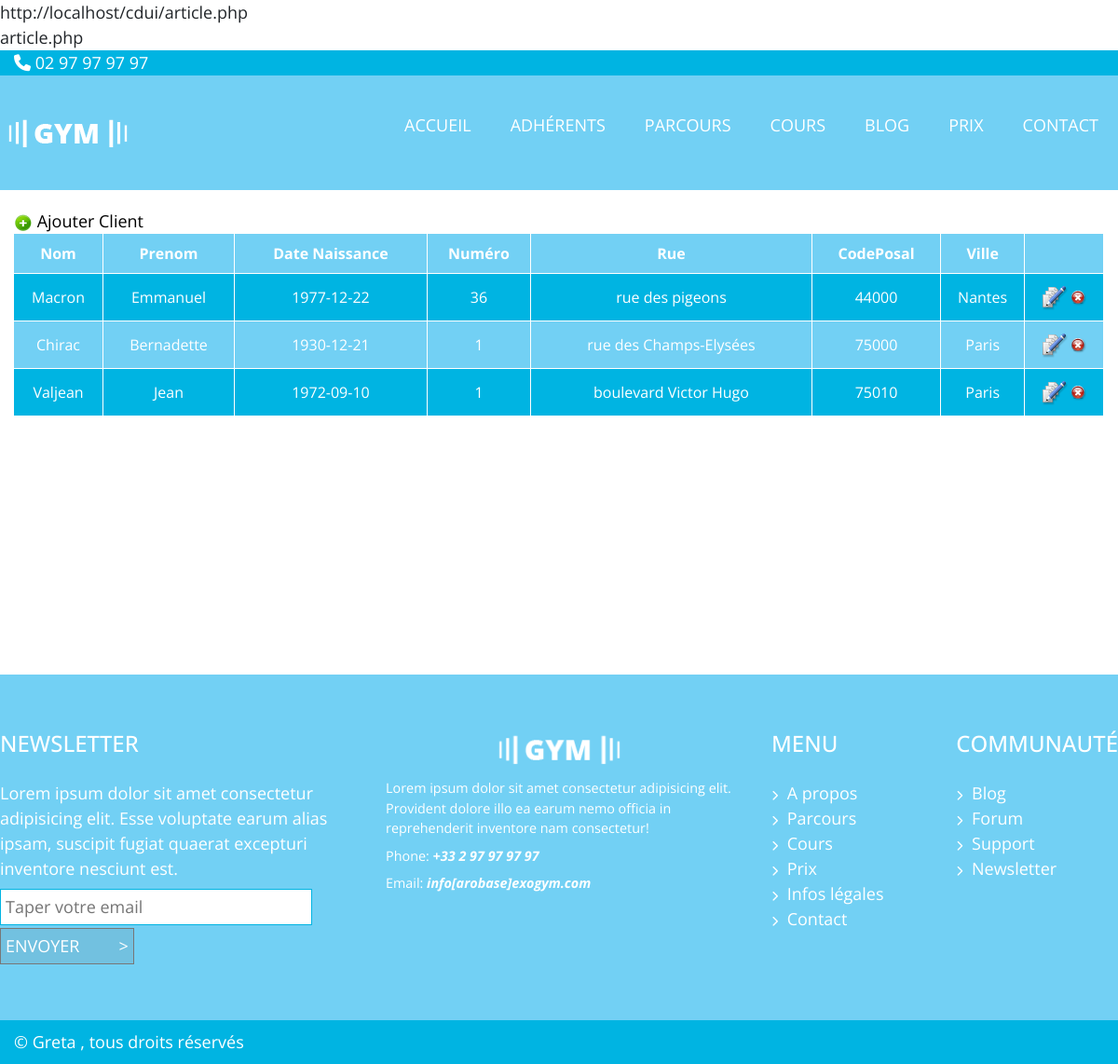
The app's page /article.php with its own data.
### tables this page shows
CREATE TABLE `adresse` (
  `id_adr` int(9) NOT NULL,
  `Numero` int(3) NOT NULL,
  `Rue` varchar(50) NOT NULL,
  `CodePostal` int(5) NOT NULL,
  `Ville` varchar(50) NOT NULL,
  `id_pers` int(9) NOT NULL
);

CREATE TABLE `personne` (
  `id_pers` int(9) NOT NULL,
  `Prenom` varchar(30) NOT NULL,
  `Nom` varchar(30) NOT NULL,
  `DateNaiss` date NOT NULL
);

### article.php (the view, shortened to what this page needs)
<?php
    require_once('header.php');
?>
    <main id="contenu" class="container">
        <section id="lesposts" style="margin:20px auto 0">
        <a href="ajoutpersonne.png"><img src="images-gym/ajouter.png"><span style="color:black">
    Ajouter Client</span> </a>
        <?php
        $resultat=$pdo->query("SELECT * FROM Personne inner join Adresse on Personne.id_pers=Adresse.id_pers");
         $enteteTab=<<<'DEBUTENTETETAB'
        <table id="planning">
        <thead>
            <tr>
                <th>Nom</th>
                <th>Prenom</th>
                <th>Date Naissance</th>
                <th>Numéro</th>
                <th>Rue</th>
                <th>CodePosal</th>
                <th>Ville</th>
                <th></th>
            </tr>
        </thead>
        <tbody class="musculation">
        DEBUTENTETETAB;
        echo $enteteTab;
            while($donnees=$resultat->fetch()){
                 echo " <tr><td> ".$donnees['Nom'] ."</td>";
                 echo "<td>" .$donnees['Prenom'] ."</td>";
                 echo "<td>" .$donnees['DateNaiss'] ."</td>";
                 echo "<td>" .$donnees['Numero'] ."</td>";
                 echo "<td>" .$donnees['Rue'] ."</td>";
                 echo "<td>" .$donnees['CodePostal'] ."</td>";
                 echo "<td>" .$donnees['Ville'] ."</td>";
                 echo "<td><a href='modifierPersonne.php'><img src='images-gym/modif.png'/></a>";
                 echo "<a href='supprimerPersonne.php'><img src='images-gym/sup.png'/></a></td>" ;
                 echo '</tr>';
         }
        $finTab=<<<'FINTAB'
        </tbody>
        </table>
        FINTAB;
        echo $finTab;
        ?>
        </section>
        </main>
    <?php
    require_once('footer.php');
?>

### header.php (shortened to what this page needs)
<?php
    $path='http://'.$_SERVER['HTTP_HOST'].$_SERVER['REQUEST_URI'];
    $current=basename($path);
    echo '<br>'.$current;
?>
<!DOCTYPE html>
<html lang="fr">
<head>
    <link rel='stylesheet' href="https://maxcdn.bootstrapcdn.com/bootstrap/4.0.0/css/bootstrap.min.css">
    <link rel="stylesheet" href="https://cdnjs.cloudflare.com/ajax/libs/font-awesome/6.2.0/css/all.min.css">
     <link rel="stylesheet" href="themes/default/default.css" type="text/css" media="screen" />
    <link rel="stylesheet" href="nivo-slider.css" type="text/css" media="screen" />
    <link rel="stylesheet" href="style.css">
<body>
    <header id="bandeau">
        <div id="telephone" class="container">
            <a href="tel:+33297979797">
                <i class="fa-solid fa-phone"></i> 02 97 97 97 97
            </a>
        </div>
        <div class="fond">
            <nav id="menuprincipal" class="container">
                <a href="index.php">
                    <img src="images-gym/logo.png" alt="www.exogym.com">
                </a>
                <ul>
                    <li><a href="index.php"
                        <?php
                        if($current=='index.php'){
                            echo'class="choix"';
                        }
                        ?>
                    >Accueil</a></li>
                    <li><a href="clients.php"
                    <?php
                            if($current=='a-propos.php'){
                                echo'class="choix"';
                            }
                        ?>
                    >Adhérents</a></li>
                    <li><a href="#">Parcours</a></li>
                    <li><a href="cours.php"
                        <?php
                        if($current=='cours.php'){
                            echo'class="choix"';
                        }
                        ?>
                    >Cours</a></li>
                    <li><a href="blog.php"
                        <?php
                        if($current=='blog.php'){
                            echo'class="choix"';
                        }
                        ?>
                    >Blog</a></li>
                    <li><a href="#">Prix</a></li>
                    <li><a href="contact.php"
                        <?php
                        if($current=='contact.php'){
                            echo'class="choix"';
                        }
                        ?>
                    >Contact</a></li>
                </ul>
            </nav>
        </div>
    </header>

### footer.php (shortened to what this page needs)
<footer id="pied" class="fond">
        <aside id="bas" class="container">
            <div class="colonne">
                <h4>Newsletter</h4>
                <p>Lorem ipsum dolor sit amet consectetur adipisicing elit.
                    Esse voluptate earum alias ipsam, suscipit fugiat
                    quaerat excepturi inventore nesciunt est.</p>
                <form action="enregistrermail.php" method="post">
                    <input type="email" name="email" placeholder="Taper votre email"><br>
                    <input type="submit" value="ENVOYER         >">
                </form>
            </div>
            <div class="colonne">
                <img src="images-gym/logo.png" alt="salle de gym">
                <p>Lorem ipsum dolor sit amet consectetur adipisicing elit.
                    Provident dolore illo ea earum nemo officia in
                    reprehenderit inventore nam consectetur!</p>
                <p>Phone: <a href="tel:+33297979797" class="text-italic">+33 2 97 97 97 97</a></p>
                <p>Email: <span class="text-italic">info[arobase]exogym.com</span></p>
            </div>
            <div class="colonne">
                <ul>
                    <h4>Menu</h4>
                    <li><a href="#"><i class="fas fa-chevron-right"></i> A propos</a></li>
                    <li><a href="#"><i class="fas fa-chevron-right"></i> Parcours</a></li>
                    <li><a href="cours.html"><i class="fas fa-chevron-right"></i> Cours</a></li>
                    <li><a href="#"><i class="fas fa-chevron-right"></i> Prix</a></li>
                    <li><a href="#"><i class="fas fa-chevron-right"></i> Infos légales</a></li>
                    <li><a href="contact.html"><i class="fas fa-chevron-right"></i> Contact</a></li>
                </ul>
                <ul>
                    <h4>Communauté</h4>
                    <li><a href="blog.html"><i class="fas fa-chevron-right"></i> Blog</a></li>
                    <li><a href="#"><i class="fas fa-chevron-right"></i> Forum</a></li>
                    <li><a href="#"><i class="fas fa-chevron-right"></i> Support</a></li>
                    <li><a href="#"><i class="fas fa-chevron-right"></i> Newsletter</a></li>
                </ul>
            </div>
        </aside>
        <div id="copyright">
            <p class="container">&copy; Greta , tous droits réservés</p>
        </div>
    </footer>
</body>
</html>

### style.css (style rules this page uses)
html,body { width:100%; overflow-x:hidden; }
* { margin:0; padding:0; }
a { text-decoration:none; color:#FFF; }
ul { list-style-type: none; }
:root { --fond-bleu:#72D0F4; --dark-blue:#00B4E2; }
body { font-family: 'Open Sans', sans-serif; font-size: 18px; }
.container { max-width:1200px; width:100%; margin:0 auto; }
.fond { background-color: var(--fond-bleu); }
#bandeau { background-color: var(--dark-blue); }
#bandeau #menuprincipal { padding:30px 0; display:flex; justify-content:space-between; align-items: center; }
#bandeau #menuprincipal ul { display:flex; text-transform:uppercase; }
#bandeau #menuprincipal ul li a { display:block; padding:10px 20px; margin:0 1px; }
#pied { color:white; }
#pied #bas { display:flex; justify-content: space-between; padding:60px 0; }
#pied #bas .colonne { width:31%; }
#pied #bas .colonne h4 { text-transform:uppercase; margin-bottom:25px; }
#pied #bas .colonne input[type=email] { background-color: reg(172,210,245); width:90%; padding:5px; border:1px solid #00B4E2; }
#pied #bas .colonne input[type=submit] { margin-top:3px; background-color:#72c1e0; padding:5px; border:1px solid #777; color:white; }
#pied #bas .colonne p { margin:3px 0 8px; }
.text-italic { font-style: italic; font-weight:bold; }
#pied #bas .colonne img { display:block; width:40%; margin:0 auto 10px; }
#pied #bas .colonne:nth-child(2) p { font-size:0.9rem; }
#pied #bas .colonne:last-child { display:flex; justify-content: space-between; }
#pied #bas .colonne:last-child i { margin-right:5px; font-size:0.7rem; }
#pied #copyright { background-color: var(--dark-blue); padding:10px 0; }
#lesposts { display:flex; flex-wrap:wrap; min-height:500px; align-content:flex-start; }
#planning { width:100%; background-color: #72D0F4; color:white; }
#planning th, #planning td { text-align:center; padding:10px 0; border-bottom:1px solid white; border-right:1px solid white; }
#planning tbody tr:nth-child(odd) { background-color: var(--dark-blue); }

### records on screen
adresse: id_pers.Nom "Macron", id_pers.Prenom "Emmanuel", id_pers.DateNaiss "1977-12-22", Numero "36", Rue "rue des pigeons", CodePostal "44000", Ville "Nantes"
adresse: id_pers.Nom "Chirac", id_pers.Prenom "Bernadette", id_pers.DateNaiss "1930-12-21", Numero "1", Rue "rue des Champs-Elysées", CodePostal "75000", Ville "Paris"
adresse: id_pers.Nom "Valjean", id_pers.Prenom "Jean", id_pers.DateNaiss "1972-09-10", Numero "1", Rue "boulevard Victor Hugo", CodePostal "75010", Ville "Paris"

### other values on screen
$current "article.php"
